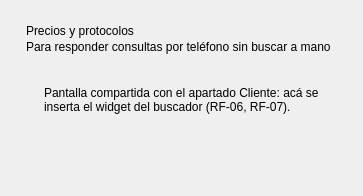
      <widget class="QWidget" name="pagBuscador">
       <layout class="QVBoxLayout" name="layoutBuscador">
        <property name="spacing">
         <number>14</number>
        </property>
        <property name="leftMargin">
         <number>26</number>
        </property>
        <property name="topMargin">
         <number>24</number>
        </property>
        <property name="rightMargin">
         <number>26</number>
        </property>
        <property name="bottomMargin">
         <number>24</number>
        </property>
        <item>
         <layout class="QVBoxLayout" name="layoutCabeceraBuscador">
          <property name="spacing">
           <number>2</number>
          </property>
          <item>
           <widget class="QLabel" name="lblTituloBuscador">
            <property name="text">
             <string>Precios y protocolos</string>
            </property>
            <property name="rol" stdset="0">
             <string notr="true">titulo</string>
            </property>
           </widget>
          </item>
          <item>
           <widget class="QLabel" name="lblSubBuscador">
            <property name="text">
             <string>Para responder consultas por teléfono sin buscar a mano</string>
            </property>
            <property name="rol" stdset="0">
             <string notr="true">subtitulo</string>
            </property>
           </widget>
          </item>
         </layout>
        </item>
        <item>
         <widget class="QFrame" name="tarjetaBuscador">
          <property name="tarjeta" stdset="0">
           <bool>true</bool>
          </property>
          <layout class="QVBoxLayout" name="layoutTarjetaBuscador">
           <property name="leftMargin">
            <number>18</number>
           </property>
           <property name="topMargin">
            <number>18</number>
           </property>
           <property name="rightMargin">
            <number>18</number>
           </property>
           <property name="bottomMargin">
            <number>18</number>
           </property>
           <item>
            <widget class="QLabel" name="lblBuscadorPendiente">
             <property name="text">
              <string>Pantalla compartida con el apartado Cliente: acá se inserta el widget del buscador (RF-06, RF-07).</string>
             </property>
             <property name="wordWrap">
              <bool>true</bool>
             </property>
             <property name="rol" stdset="0">
              <string notr="true">nota</string>
             </property>
            </widget>
           </item>
           <item>
            <spacer name="espacioBuscador">
             <property name="orientation">
              <enum>Qt::Vertical</enum>
             </property>
             <property name="sizeHint" stdset="0">
              <size>
               <width>20</width>
               <height>40</height>
              </size>
             </property>
            </spacer>
           </item>
          </layout>
         </widget>
        </item>
       </layout>
      </widget>
